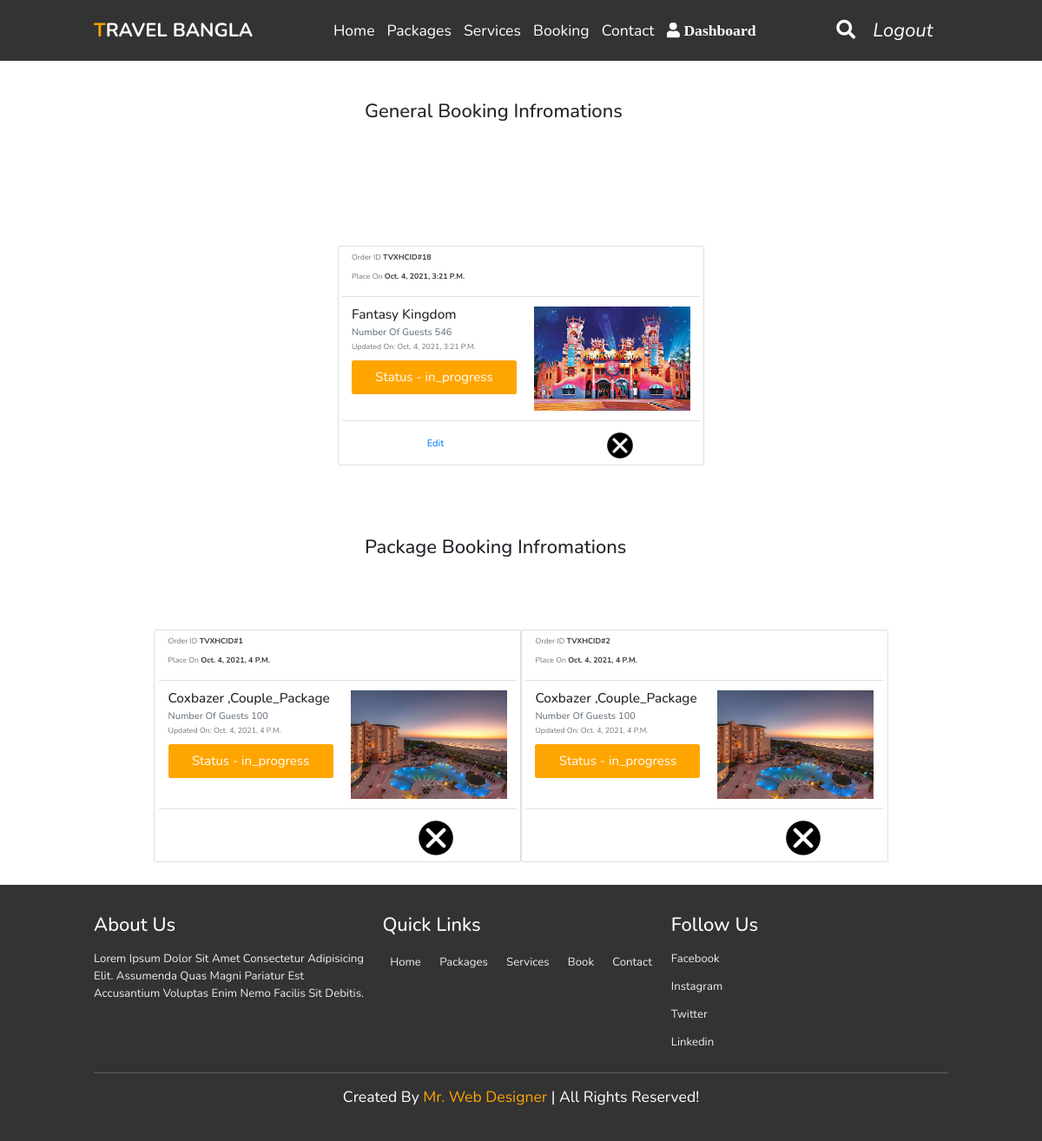
Page /booking_status/ (signed in) on the committed database.
### home/models.py (models this page shows, shortened)
class Booking_user(models.Model):
    user = models.ForeignKey(User,on_delete=models.CASCADE)
    place_name = models.ForeignKey(District_specific_place, on_delete=models.CASCADE)
    guests_number = models.IntegerField()
    check_in = models.DateField()
    check_out= models.DateField()
    created_at = models.DateTimeField(auto_now_add=True)
    updated_at = models.DateTimeField(auto_now=True)
    STATUS = (
        ('in_progress', 'In Progress'),
        ('cancelled', 'Cancelled'),
        ('rejected', 'Rejected'),
        ('confirmed', 'Confirmed'),
        ('complete', 'Trip Complete'),
    )
    status =models.CharField(choices=STATUS, default='in_progress', max_length=255)

class District_specific_place(models.Model):
    name = models.ForeignKey(Tour_place, on_delete=models.CASCADE)
    image = models.ImageField(upload_to = "images")
    District_place_name = models.CharField(max_length=50)
    description = models.TextField()
    RATING_RANGE = (
        (1, '1'),
        (2, '2'),
        (3, '3'),
        (4, '4'),
        (5, '5'),
    )
    ratings =models.IntegerField(choices=RATING_RANGE,)
    price = models.IntegerField()
    def __str__(self):
        return str(self.District_place_name)

class Booking_Package(models.Model):
    user = models.ForeignKey(User , on_delete=models.CASCADE)
    package_name = models.ForeignKey(Packages, on_delete=models.CASCADE)
    place_name = models.ForeignKey(PackageDetail_S, on_delete=models.CASCADE)
    description= models.TextField()
    mamber = models.IntegerField()
    price = models.IntegerField()
    created_at = models.DateTimeField(auto_now_add=True)
    updated_at = models.DateTimeField(auto_now=True)
    STATUS = (
        ('in_progress', 'In Progress'),
        ('cancelled', 'Cancelled'),
        ('rejected', 'Rejected'),
        ('confirmed', 'Confirmed'),
        ('complete', 'Trip Complete'),
    )
    status =models.CharField(choices=STATUS, default='in_progress', max_length=255)

class PackageDetail_S(models.Model):
    package_item = models.ForeignKey(Packages, on_delete=models.CASCADE)
    place_name = models.CharField(max_length=80)
    image = models.ImageField(upload_to = "images")
    description = models.TextField(max_length=200)
    member= models.IntegerField()
    duration= models.CharField(max_length=250)
    price= models.IntegerField()
    def __str__(self):
        return str(self.place_name) + ' ,' + str(self.package_item)

class Packages(models.Model):
    package_name= models.CharField(max_length=30,primary_key=True)
    image = models.ImageField(upload_to = "images")
    def __str__(self):
        return str(self.package_name)

### user/views.py (the view)
# urls.py: path('booking_status/',views.booking_status,name='booking_status'),
@login_required
def booking_status(request):
    book =Booking_user.objects.filter(user=request.user)
    package_booking= Booking_Package.objects.filter(user=request.user)
    print(package_booking)
    return render (request, 'user_booking.html',{'booking':book,'package_booking':package_booking})

### user/templates/user_booking.html (shortened to what this page needs)
{% extends "base.html" %}
{% load static %}
{% block content %}
<h1 style="padding: 5% ;margin-left: 30%;line-height: 6.2;"> General Booking Infromations </h1>
<div class="container-fluid my-5 d-sm-flex justify-content-center">
    {% for i in booking %}
    <div class="card px-2">
        <div class="card-header bg-white">
            <div class="row justify-content-between">
                <div class="col">
                    <p class="text-muted"> Order ID <span class="font-weight-bold text-dark">TVXHCID#{{i.id}}</span></p>
                    <p class="text-muted"> Place On <span class="font-weight-bold text-dark">{{i.created_at}}</span> </p>
                </div>
            </div>
        </div>
        <div class="card-body">
            <div class="media flex-column flex-sm-row">
                <div class="media-body ">
                    <h3 class="bold">{{i.place_name}}</h3>
                     <h5 class="text-muted"> Number Of Guests {{i.guests_number}}</h5>
                    <p class="text-muted">Updated on: <span class="Today">{{i.updated_at}}</span></p> <button type="button" class="btn btn-outline-primary d-flex">Status - {{i.status}}</button>
                </div><img class="align-self-center img-fluid" style="margin-left: 20px;" src="{{i.place_name.image.url}}" width="180 " height="180">
            </div>
        </div>
        <div class="card-footer bg-white px-sm-3 pt-sm-4 px-0">
            <div class="row text-center ">
                <div class="col my-auto border-line ">
                    <h5><a href="{% url 'booking' %}">Edit</a></h5>
                </div>
                <div class="col my-auto mx-0 px-0 "><a href="{% url 'RemoveItem' i.place_name.pk %}"> <img src="{% static 'images/delete.png' %}" class="img-fluid cursor-pointer" width="30" height="30"></a></div>
            </div>
        </div>
    </div>
    {% endfor %}
</div>
<h1 style="margin-left: 35%;line-height: 6.2;" > package Booking Infromations </h1>
<div class="container-fluid my-5 d-sm-flex justify-content-center">
    {% for x in package_booking%}
    <div class="card px-2">
        <div class="card-header bg-white">
            <div class="row justify-content-between">
                <div class="col">
                    <p class="text-muted"> Order ID <span class="font-weight-bold text-dark">TVXHCID#{{x.id}}</span></p>
                    <p class="text-muted"> Place On <span class="font-weight-bold text-dark">{{x.created_at}}</span> </p>
                </div>
            </div>
        </div>
        <div class="card-body">
            <div class="media flex-column flex-sm-row">
                <div class="media-body ">
                    <h3 class="bold">{{x.place_name}}</h3>
                     <h5 class="text-muted"> Number Of Guests {{x.place_name.member}}</h5>
                     <p class="text-muted">Updated on: <span class="Today">{{x.updated_at}}</span></p> <button type="button" class="btn btn-outline-primary d-flex">Status - {{x.status}}</button>
                </div><img class="align-self-center img-fluid" style="margin-left: 20px;" src="{{x.place_name.image.url}}" width="180 " height="180">
            </div>
        </div>
        <div class="card-footer bg-white px-sm-3 pt-sm-4 px-0">
            <div class="row text-center ">
                <div class="col my-auto mx-0 px-0 "><a href="{% url 'Remove_package' x.pk %}"> <img src="{% static 'images/delete.png' %}" class="img-fluid cursor-pointer" width="40" height="30"></a></div>
            </div>
        </div>
    </div>
    {% endfor %}
</div>
{% endblock content %}

### home/static/css/style.css (style rules this page uses)
:root { --orange:#ffa500; }
* { font-family: 'Nunito', sans-serif; margin:0; padding:0; box-sizing: border-box; text-transform: capitalize; outline: none; border:none; text-decoration: none; transition: all .2s linear; }
html { font-size: 62.5%; overflow-x: hidden; scroll-padding-top: 6rem; scroll-behavior: smooth; }
.btn { display: inline-block; margin-top: 1rem; background:var(--orange); color:#fff; padding:.8rem 3rem; border:.2rem solid var(--orange); cursor: pointer; font-size: 1.7rem; }
@media (max-width:1200px) { html { font-size: 55%; } }

### rows in the picture
Booking_user: id "18", created_at "Oct. 4, 2021, 3:21 P.m.", place_name "Fantasy Kingdom", guests_number "546", updated_at "Oct. 4, 2021, 3:21 P.m.", status "in_progress", place_name.image (picture)
Booking_Package: id "1", created_at "Oct. 4, 2021, 4 P.m.", place_name "Coxbazer ,Couple_Package", place_name.member "100", updated_at "Oct. 4, 2021, 4 P.m.", status "in_progress", place_name.image (picture)
Booking_Package: id "2", created_at "Oct. 4, 2021, 4 P.m.", place_name "Coxbazer ,Couple_Package", place_name.member "100", updated_at "Oct. 4, 2021, 4 P.m.", status "in_progress", place_name.image (picture)
